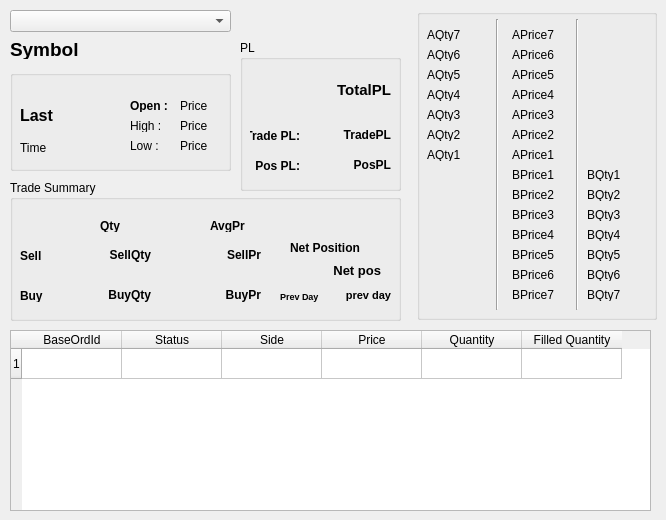
    <widget class="QWidget" name="tabInstrument">
     <attribute name="title">
      <string>Symbol</string>
     </attribute>
     <widget class="QComboBox" name="BoxInstruments">
      <property name="geometry">
       <rect>
        <x>10</x>
        <y>10</y>
        <width>221</width>
        <height>22</height>
       </rect>
      </property>
     </widget>
     <widget class="QLabel" name="lblSymbol">
      <property name="enabled">
       <bool>true</bool>
      </property>
      <property name="geometry">
       <rect>
        <x>10</x>
        <y>40</y>
        <width>191</width>
        <height>19</height>
       </rect>
      </property>
      <property name="font">
       <font>
        <pointsize>14</pointsize>
        <bold>true</bold>
       </font>
      </property>
      <property name="text">
       <string>Symbol</string>
      </property>
     </widget>
     <widget class="QGroupBox" name="groupBox_2">
      <property name="enabled">
       <bool>true</bool>
      </property>
      <property name="geometry">
       <rect>
        <x>417</x>
        <y>9</y>
        <width>240</width>
        <height>311</height>
       </rect>
      </property>
      <property name="title">
       <string/>
      </property>
      <widget class="Line" name="line_11">
       <property name="enabled">
        <bool>true</bool>
       </property>
       <property name="geometry">
        <rect>
         <x>70</x>
         <y>10</y>
         <width>20</width>
         <height>291</height>
        </rect>
       </property>
       <property name="orientation">
        <enum>Qt::Vertical</enum>
       </property>
      </widget>
      <widget class="Line" name="line_12">
       <property name="enabled">
        <bool>true</bool>
       </property>
       <property name="geometry">
        <rect>
         <x>150</x>
         <y>10</y>
         <width>20</width>
         <height>291</height>
        </rect>
       </property>
       <property name="orientation">
        <enum>Qt::Vertical</enum>
       </property>
      </widget>
      <widget class="QLabel" name="lblBidPr1">
       <property name="enabled">
        <bool>true</bool>
       </property>
       <property name="geometry">
        <rect>
         <x>95</x>
         <y>160</y>
         <width>50</width>
         <height>12</height>
        </rect>
       </property>
       <property name="text">
        <string>BPrice1</string>
       </property>
      </widget>
      <widget class="QLabel" name="lblBidPr2">
       <property name="enabled">
        <bool>true</bool>
       </property>
       <property name="geometry">
        <rect>
         <x>95</x>
         <y>180</y>
         <width>50</width>
         <height>12</height>
        </rect>
       </property>
       <property name="text">
        <string>BPrice2</string>
       </property>
      </widget>
      <widget class="QLabel" name="lblBidPr3">
       <property name="enabled">
        <bool>true</bool>
       </property>
       <property name="geometry">
        <rect>
         <x>95</x>
         <y>200</y>
         <width>50</width>
         <height>12</height>
        </rect>
       </property>
       <property name="text">
        <string>BPrice3</string>
       </property>
      </widget>
      <widget class="QLabel" name="lblBidPr4">
       <property name="enabled">
        <bool>true</bool>
       </property>
       <property name="geometry">
        <rect>
         <x>95</x>
         <y>220</y>
         <width>50</width>
         <height>12</height>
        </rect>
       </property>
       <property name="text">
        <string>BPrice4</string>
       </property>
      </widget>
      <widget class="QLabel" name="lblAskPr1">
       <property name="enabled">
        <bool>true</bool>
       </property>
       <property name="geometry">
        <rect>
         <x>95</x>
         <y>140</y>
         <width>50</width>
         <height>12</height>
        </rect>
       </property>
       <property name="text">
        <string>APrice1</string>
       </property>
      </widget>
      <widget class="QLabel" name="lblAskPr2">
       <property name="enabled">
        <bool>true</bool>
       </property>
       <property name="geometry">
        <rect>
         <x>95</x>
         <y>120</y>
         <width>50</width>
         <height>12</height>
        </rect>
       </property>
       <property name="text">
        <string>APrice2</string>
       </property>
      </widget>
      <widget class="QLabel" name="lblAskPr3">
       <property name="enabled">
        <bool>true</bool>
       </property>
       <property name="geometry">
        <rect>
         <x>95</x>
         <y>100</y>
         <width>50</width>
         <height>12</height>
        </rect>
       </property>
       <property name="text">
        <string>APrice3</string>
       </property>
      </widget>
      <widget class="QLabel" name="lblAskPr4">
       <property name="enabled">
        <bool>true</bool>
       </property>
       <property name="geometry">
        <rect>
         <x>95</x>
         <y>80</y>
         <width>50</width>
         <height>12</height>
        </rect>
       </property>
       <property name="text">
        <string>APrice4</string>
       </property>
      </widget>
      <widget class="QLabel" name="lblBidQty1">
       <property name="geometry">
        <rect>
         <x>170</x>
         <y>160</y>
         <width>50</width>
         <height>12</height>
        </rect>
       </property>
       <property name="text">
        <string>BQty1</string>
       </property>
      </widget>
      <widget class="QLabel" name="lblBidQty2">
       <property name="geometry">
        <rect>
         <x>170</x>
         <y>180</y>
         <width>50</width>
         <height>12</height>
        </rect>
       </property>
       <property name="text">
        <string>BQty2</string>
       </property>
      </widget>
      <widget class="QLabel" name="lblBidQty3">
       <property name="geometry">
        <rect>
         <x>170</x>
         <y>200</y>
         <width>50</width>
         <height>12</height>
        </rect>
       </property>
       <property name="text">
        <string>BQty3</string>
       </property>
      </widget>
      <widget class="QLabel" name="lblBidQty4">
       <property name="geometry">
        <rect>
         <x>170</x>
         <y>220</y>
         <width>50</width>
         <height>12</height>
        </rect>
       </property>
       <property name="text">
        <string>BQty4</string>
       </property>
      </widget>
      <widget class="QLabel" name="lblAskQty1">
       <property name="enabled">
        <bool>true</bool>
       </property>
       <property name="geometry">
        <rect>
         <x>10</x>
         <y>140</y>
         <width>50</width>
         <height>12</height>
        </rect>
       </property>
       <property name="text">
        <string>AQty1</string>
       </property>
      </widget>
      <widget class="QLabel" name="lblAskQty2">
       <property name="enabled">
        <bool>true</bool>
       </property>
       <property name="geometry">
        <rect>
         <x>10</x>
         <y>120</y>
         <width>50</width>
         <height>12</height>
        </rect>
       </property>
       <property name="text">
        <string>AQty2</string>
       </property>
      </widget>
      <widget class="QLabel" name="lblAskQty4">
       <property name="enabled">
        <bool>true</bool>
       </property>
       <property name="geometry">
        <rect>
         <x>10</x>
         <y>80</y>
         <width>50</width>
         <height>12</height>
        </rect>
       </property>
       <property name="text">
        <string>AQty4</string>
       </property>
      </widget>
      <widget class="QLabel" name="lblAskQty3">
       <property name="enabled">
        <bool>true</bool>
       </property>
       <property name="geometry">
        <rect>
         <x>10</x>
         <y>100</y>
         <width>50</width>
         <height>12</height>
        </rect>
       </property>
       <property name="text">
        <string>AQty3</string>
       </property>
      </widget>
      <widget class="QLabel" name="lblAskPr5">
       <property name="enabled">
        <bool>true</bool>
       </property>
       <property name="geometry">
        <rect>
         <x>95</x>
         <y>60</y>
         <width>50</width>
         <height>12</height>
        </rect>
       </property>
       <property name="text">
        <string>APrice5</string>
       </property>
      </widget>
      <widget class="QLabel" name="lblAskPr6">
       <property name="enabled">
        <bool>true</bool>
       </property>
       <property name="geometry">
        <rect>
         <x>95</x>
         <y>40</y>
         <width>50</width>
         <height>12</height>
        </rect>
       </property>
       <property name="text">
        <string>APrice6</string>
       </property>
      </widget>
      <widget class="QLabel" name="lblAskPr7">
       <property name="enabled">
        <bool>true</bool>
       </property>
       <property name="geometry">
        <rect>
         <x>95</x>
         <y>20</y>
         <width>50</width>
         <height>12</height>
        </rect>
       </property>
       <property name="text">
        <string>APrice7</string>
       </property>
      </widget>
      <widget class="QLabel" name="lblBidPr5">
       <property name="enabled">
        <bool>true</bool>
       </property>
       <property name="geometry">
        <rect>
         <x>95</x>
         <y>240</y>
         <width>50</width>
         <height>12</height>
        </rect>
       </property>
       <property name="text">
        <string>BPrice5</string>
       </property>
      </widget>
      <widget class="QLabel" name="lblBidQty5">
       <property name="geometry">
        <rect>
         <x>170</x>
         <y>240</y>
         <width>50</width>
         <height>12</height>
        </rect>
       </property>
       <property name="text">
        <string>BQty5</string>
       </property>
      </widget>
      <widget class="QLabel" name="lblBidPr6">
       <property name="enabled">
        <bool>true</bool>
       </property>
       <property name="geometry">
        <rect>
         <x>95</x>
         <y>260</y>
         <width>50</width>
         <height>12</height>
        </rect>
       </property>
       <property name="text">
        <string>BPrice6</string>
       </property>
      </widget>
      <widget class="QLabel" name="lblBidQty6">
       <property name="geometry">
        <rect>
         <x>170</x>
         <y>260</y>
         <width>50</width>
         <height>12</height>
        </rect>
       </property>
       <property name="text">
        <string>BQty6</string>
       </property>
      </widget>
      <widget class="QLabel" name="lblBidPr7">
       <property name="enabled">
        <bool>true</bool>
       </property>
       <property name="geometry">
        <rect>
         <x>95</x>
         <y>280</y>
         <width>50</width>
         <height>12</height>
        </rect>
       </property>
       <property name="text">
        <string>BPrice7</string>
       </property>
      </widget>
      <widget class="QLabel" name="lblBidQty7">
       <property name="geometry">
        <rect>
         <x>170</x>
         <y>280</y>
         <width>50</width>
         <height>12</height>
        </rect>
       </property>
       <property name="text">
        <string>BQty7</string>
       </property>
      </widget>
      <widget class="QLabel" name="lblAskQty5">
       <property name="enabled">
        <bool>true</bool>
       </property>
       <property name="geometry">
        <rect>
         <x>10</x>
         <y>60</y>
         <width>50</width>
         <height>12</height>
        </rect>
       </property>
       <property name="text">
        <string>AQty5</string>
       </property>
      </widget>
      <widget class="QLabel" name="lblAskQty6">
       <property name="enabled">
        <bool>true</bool>
       </property>
       <property name="geometry">
        <rect>
         <x>10</x>
         <y>40</y>
         <width>50</width>
         <height>12</height>
        </rect>
       </property>
       <property name="text">
        <string>AQty6</string>
       </property>
      </widget>
      <widget class="QLabel" name="lblAskQty7">
       <property name="enabled">
        <bool>true</bool>
       </property>
       <property name="geometry">
        <rect>
         <x>10</x>
         <y>20</y>
         <width>50</width>
         <height>12</height>
        </rect>
       </property>
       <property name="text">
        <string>AQty7</string>
       </property>
      </widget>
     </widget>
     <widget class="QGroupBox" name="groupBox_4">
      <property name="enabled">
       <bool>true</bool>
      </property>
      <property name="geometry">
       <rect>
        <x>10</x>
        <y>70</y>
        <width>221</width>
        <height>101</height>
       </rect>
      </property>
      <property name="title">
       <string/>
      </property>
      <widget class="QLabel" name="label_25">
       <property name="geometry">
        <rect>
         <x>120</x>
         <y>30</y>
         <width>50</width>
         <height>12</height>
        </rect>
       </property>
       <property name="font">
        <font>
         <bold>true</bold>
        </font>
       </property>
       <property name="text">
        <string>Open :</string>
       </property>
      </widget>
      <widget class="QLabel" name="label_26">
       <property name="geometry">
        <rect>
         <x>120</x>
         <y>50</y>
         <width>50</width>
         <height>12</height>
        </rect>
       </property>
       <property name="text">
        <string>High :</string>
       </property>
      </widget>
      <widget class="QLabel" name="label_27">
       <property name="geometry">
        <rect>
         <x>120</x>
         <y>70</y>
         <width>50</width>
         <height>12</height>
        </rect>
       </property>
       <property name="text">
        <string>Low :</string>
       </property>
      </widget>
      <widget class="QLabel" name="lblOpen">
       <property name="geometry">
        <rect>
         <x>170</x>
         <y>30</y>
         <width>50</width>
         <height>12</height>
        </rect>
       </property>
       <property name="text">
        <string>Price</string>
       </property>
      </widget>
      <widget class="QLabel" name="lblHigh">
       <property name="geometry">
        <rect>
         <x>170</x>
         <y>50</y>
         <width>50</width>
         <height>12</height>
        </rect>
       </property>
       <property name="text">
        <string>Price</string>
       </property>
      </widget>
      <widget class="QLabel" name="lblLow">
       <property name="geometry">
        <rect>
         <x>170</x>
         <y>70</y>
         <width>50</width>
         <height>12</height>
        </rect>
       </property>
       <property name="text">
        <string>Price</string>
       </property>
      </widget>
      <widget class="QLabel" name="lblLast">
       <property name="geometry">
        <rect>
         <x>10</x>
         <y>30</y>
         <width>81</width>
         <height>31</height>
        </rect>
       </property>
       <property name="font">
        <font>
         <pointsize>12</pointsize>
         <bold>true</bold>
        </font>
       </property>
       <property name="text">
        <string>Last</string>
       </property>
      </widget>
      <widget class="QLabel" name="lblLastTime">
       <property name="enabled">
        <bool>true</bool>
       </property>
       <property name="geometry">
        <rect>
         <x>10</x>
         <y>70</y>
         <width>81</width>
         <height>16</height>
        </rect>
       </property>
       <property name="text">
        <string>Time</string>
       </property>
      </widget>
     </widget>
     <widget class="QGroupBox" name="groupBox_3">
      <property name="geometry">
       <rect>
        <x>10</x>
        <y>180</y>
        <width>391</width>
        <height>141</height>
       </rect>
      </property>
      <property name="title">
       <string>Trade Summary</string>
      </property>
      <widget class="QLabel" name="label_40">
       <property name="geometry">
        <rect>
         <x>10</x>
         <y>70</y>
         <width>50</width>
         <height>12</height>
        </rect>
       </property>
       <property name="font">
        <font>
         <bold>true</bold>
        </font>
       </property>
       <property name="text">
        <string>Sell</string>
       </property>
      </widget>
      <widget class="QLabel" name="label_41">
       <property name="geometry">
        <rect>
         <x>10</x>
         <y>110</y>
         <width>50</width>
         <height>12</height>
        </rect>
       </property>
       <property name="font">
        <font>
         <bold>true</bold>
        </font>
       </property>
       <property name="text">
        <string>Buy</string>
       </property>
      </widget>
      <widget class="QLabel" name="label_42">
       <property name="geometry">
        <rect>
         <x>90</x>
         <y>40</y>
         <width>50</width>
         <height>12</height>
        </rect>
       </property>
       <property name="font">
        <font>
         <bold>true</bold>
        </font>
       </property>
       <property name="text">
        <string>Qty</string>
       </property>
      </widget>
      <widget class="QLabel" name="label_43">
       <property name="geometry">
        <rect>
         <x>200</x>
         <y>40</y>
         <width>50</width>
         <height>12</height>
        </rect>
       </property>
       <property name="font">
        <font>
         <bold>true</bold>
        </font>
       </property>
       <property name="text">
        <string>AvgPr</string>
       </property>
      </widget>
      <widget class="QLabel" name="lblSellQty">
       <property name="geometry">
        <rect>
         <x>40</x>
         <y>65</y>
         <width>101</width>
         <height>20</height>
        </rect>
       </property>
       <property name="font">
        <font>
         <bold>true</bold>
        </font>
       </property>
       <property name="text">
        <string>SellQty</string>
       </property>
       <property name="alignment">
        <set>Qt::AlignRight|Qt::AlignTrailing|Qt::AlignVCenter</set>
       </property>
      </widget>
      <widget class="QLabel" name="lblBuyQty">
       <property name="geometry">
        <rect>
         <x>40</x>
         <y>105</y>
         <width>101</width>
         <height>20</height>
        </rect>
       </property>
       <property name="font">
        <font>
         <bold>true</bold>
        </font>
       </property>
       <property name="text">
        <string>BuyQty</string>
       </property>
       <property name="alignment">
        <set>Qt::AlignRight|Qt::AlignTrailing|Qt::AlignVCenter</set>
       </property>
      </widget>
      <widget class="QLabel" name="lblSellPr">
       <property name="geometry">
        <rect>
         <x>150</x>
         <y>65</y>
         <width>101</width>
         <height>20</height>
        </rect>
       </property>
       <property name="font">
        <font>
         <bold>true</bold>
        </font>
       </property>
       <property name="text">
        <string>SellPr</string>
       </property>
       <property name="alignment">
        <set>Qt::AlignRight|Qt::AlignTrailing|Qt::AlignVCenter</set>
       </property>
      </widget>
      <widget class="QLabel" name="lblBuyPr">
       <property name="geometry">
        <rect>
         <x>150</x>
         <y>105</y>
         <width>101</width>
         <height>20</height>
        </rect>
       </property>
       <property name="font">
        <font>
         <bold>true</bold>
        </font>
       </property>
       <property name="text">
        <string>BuyPr</string>
       </property>
       <property name="alignment">
        <set>Qt::AlignRight|Qt::AlignTrailing|Qt::AlignVCenter</set>
       </property>
      </widget>
      <widget class="QLabel" name="lblNetPos">
       <property name="geometry">
        <rect>
         <x>270</x>
         <y>80</y>
         <width>101</width>
         <height>20</height>
        </rect>
       </property>
       <property name="font">
        <font>
         <pointsize>10</pointsize>
         <bold>true</bold>
        </font>
       </property>
       <property name="text">
        <string>Net pos</string>
       </property>
       <property name="alignment">
        <set>Qt::AlignRight|Qt::AlignTrailing|Qt::AlignVCenter</set>
       </property>
      </widget>
      <widget class="QLabel" name="label_44">
       <property name="geometry">
        <rect>
         <x>280</x>
         <y>60</y>
         <width>81</width>
         <height>16</height>
        </rect>
       </property>
       <property name="font">
        <font>
         <bold>true</bold>
        </font>
       </property>
       <property name="text">
        <string>Net Position</string>
       </property>
      </widget>
      <widget class="QLabel" name="label_47">
       <property name="geometry">
        <rect>
         <x>270</x>
         <y>110</y>
         <width>50</width>
         <height>12</height>
        </rect>
       </property>
       <property name="font">
        <font>
         <pointsize>7</pointsize>
         <bold>true</bold>
        </font>
       </property>
       <property name="text">
        <string>Prev Day</string>
       </property>
      </widget>
      <widget class="QLabel" name="lblPrevDayPos">
       <property name="geometry">
        <rect>
         <x>310</x>
         <y>105</y>
         <width>71</width>
         <height>20</height>
        </rect>
       </property>
       <property name="font">
        <font>
         <pointsize>8</pointsize>
         <bold>true</bold>
        </font>
       </property>
       <property name="text">
        <string>prev day</string>
       </property>
       <property name="alignment">
        <set>Qt::AlignRight|Qt::AlignTrailing|Qt::AlignVCenter</set>
       </property>
      </widget>
     </widget>
     <widget class="QGroupBox" name="groupBox_9">
      <property name="geometry">
       <rect>
        <x>240</x>
        <y>40</y>
        <width>161</width>
        <height>151</height>
       </rect>
      </property>
      <property name="title">
       <string>PL</string>
      </property>
      <widget class="QLabel" name="label_45">
       <property name="geometry">
        <rect>
         <x>10</x>
         <y>90</y>
         <width>50</width>
         <height>12</height>
        </rect>
       </property>
       <property name="font">
        <font>
         <bold>true</bold>
        </font>
       </property>
       <property name="text">
        <string>Trade PL:</string>
       </property>
       <property name="alignment">
        <set>Qt::AlignRight|Qt::AlignTrailing|Qt::AlignVCenter</set>
       </property>
      </widget>
      <widget class="QLabel" name="label_46">
       <property name="geometry">
        <rect>
         <x>10</x>
         <y>120</y>
         <width>50</width>
         <height>12</height>
        </rect>
       </property>
       <property name="font">
        <font>
         <bold>true</bold>
        </font>
       </property>
       <property name="text">
        <string>Pos PL:</string>
       </property>
       <property name="alignment">
        <set>Qt::AlignRight|Qt::AlignTrailing|Qt::AlignVCenter</set>
       </property>
      </widget>
      <widget class="QLabel" name="lblTotalPL">
       <property name="geometry">
        <rect>
         <x>10</x>
         <y>40</y>
         <width>141</width>
         <height>20</height>
        </rect>
       </property>
       <property name="font">
        <font>
         <pointsize>11</pointsize>
         <bold>true</bold>
        </font>
       </property>
       <property name="text">
        <string>TotalPL</string>
       </property>
       <property name="alignment">
        <set>Qt::AlignRight|Qt::AlignTrailing|Qt::AlignVCenter</set>
       </property>
      </widget>
      <widget class="QLabel" name="lblTradePL">
       <property name="geometry">
        <rect>
         <x>60</x>
         <y>85</y>
         <width>91</width>
         <height>20</height>
        </rect>
       </property>
       <property name="font">
        <font>
         <bold>true</bold>
        </font>
       </property>
       <property name="text">
        <string>TradePL</string>
       </property>
       <property name="alignment">
        <set>Qt::AlignRight|Qt::AlignTrailing|Qt::AlignVCenter</set>
       </property>
      </widget>
      <widget class="QLabel" name="lblPosPL">
       <property name="geometry">
        <rect>
         <x>60</x>
         <y>115</y>
         <width>91</width>
         <height>20</height>
        </rect>
       </property>
       <property name="font">
        <font>
         <bold>true</bold>
        </font>
       </property>
       <property name="text">
        <string>PosPL</string>
       </property>
       <property name="alignment">
        <set>Qt::AlignRight|Qt::AlignTrailing|Qt::AlignVCenter</set>
       </property>
      </widget>
     </widget>
     <widget class="QTableWidget" name="tableOrders">
      <property name="geometry">
       <rect>
        <x>10</x>
        <y>330</y>
        <width>641</width>
        <height>181</height>
       </rect>
      </property>
      <property name="rowCount">
       <number>1</number>
      </property>
      <property name="columnCount">
       <number>6</number>
      </property>
      <row/>
      <column>
       <property name="text">
        <string>BaseOrdId</string>
       </property>
      </column>
      <column>
       <property name="text">
        <string>Status</string>
       </property>
      </column>
      <column>
       <property name="text">
        <string>Side</string>
       </property>
      </column>
      <column>
       <property name="text">
        <string>Price</string>
       </property>
      </column>
      <column>
       <property name="text">
        <string>Quantity</string>
       </property>
      </column>
      <column>
       <property name="text">
        <string>Filled Quantity</string>
       </property>
      </column>
     </widget>
    </widget>
